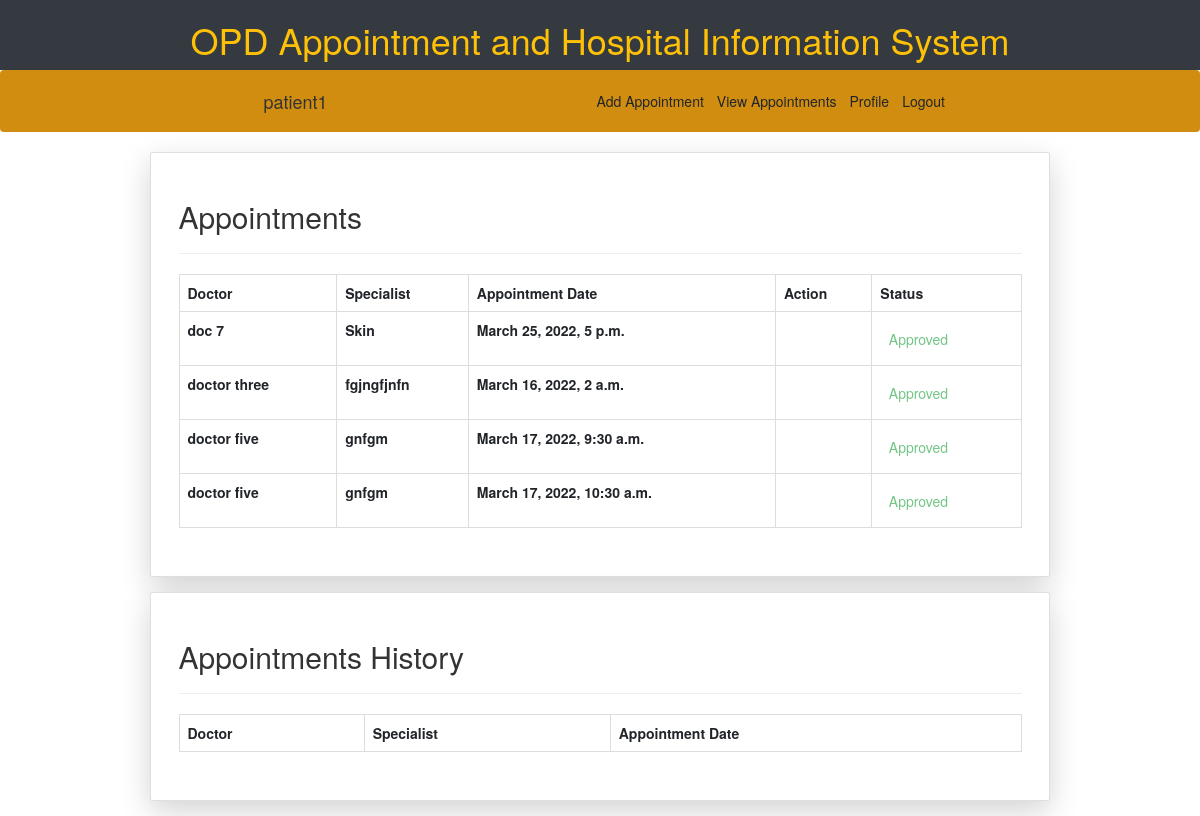
The app's page /patient_appointments/ (signed in) with its own data.
### hospital/models.py (models this page shows)
class Appointment(models.Model):
    patient = models.ForeignKey(Patient, on_delete=models.CASCADE)
    doctor = models.ForeignKey(Doctor, on_delete=models.CASCADE)
    appointment_Date = MinuteDateTimeField(unique=True)
    approve = models.BooleanField(null=True)
    complete = models.BooleanField(null=True)
    created = models.DateTimeField(auto_now_add=True)

class Doctor(models.Model):
    user = models.OneToOneField(User, on_delete=models.CASCADE)
    phone = models.CharField(max_length=10, validators=[MinLengthValidator(10)])
    specialization = models.CharField(max_length=50)
    qualification = models.CharField(max_length=50)
    address = models.CharField(max_length=50)
    availability = models.BooleanField(null=True)
    def __str__(self):
        return f"{self.user.first_name} {self.user.last_name}"

### patient/views.py (the view)
# urls.py: path("patient_appointments/", views.patientAppointment, name="pAppointment"),
def patientAppointment(request):
    pr = request.user.id
    apt = Appointment.objects.filter(patient__user_id=pr).order_by('-id')
    return render(request, "patient/patientAppointments.html", {'appointments': apt})

### patient/templates/patient/patientAppointments.html (shortened to what this page needs)
{% extends 'base.html' %}
{% block content %}
<nav class="navbar sticky-top" style="background-color:#d18d10">
  <span class="navbar-brand">{{ request.user.username }}</span>
    <div class="navbar-nav navbar-expand-lg justify-content-end nav">
        <a class="nav-item nav-link btn btn-md px-1" href="{% url 'appointment' %}" role="button">Add Appointment</a>
        <a class="nav-item nav-link btn btn-md px-1" href="{% url 'pAppointment' %}" role="button">View Appointments</a>
        <a class="nav-item nav-link btn btn-md px-1" href="{% url 'pProfile' request.user.id %}" role="button">Profile</a>
        <a class="nav-item nav-link btn btn-md px-1" href="{% url 'logout' %}" role="button">Logout</a>
    </div>
</nav>
<div class="card mx-auto shadow-lg p-4 mb-4 bg-white w-75">
  <div class="card-body">
      <h2>Appointments</h2>
      <hr><p class="card-text">
      <table class="table-bordered table">
        <tr>
            <th>Doctor</th>
            <th>Specialist</th>
            <th>Appointment Date</th>
            <th>Action</th>
            <th>Status</th>
        </tr>
        {% for appointment in appointments %}
        <tr>
            <th>{{ appointment.doctor }}</th>
            <th>{{ appointment.doctor.specialization }}</th>
            <th>{{ appointment.appointment_Date }}</th>
            {% if appointment.approve == 1 %}
            <th></th>
                <th><input type="submit" class="btn btn-outline-success disabled p-2 m-1" value="Approved"></th>
            {% endif %}
        </tr>
        {% endfor %}
        </table>
    </p>
  </div>
</div>
<div class="card mx-auto shadow-lg p-4 mb-4 bg-white w-75">
  <div class="card-body">
      <h2>Appointments History</h2>
      <hr><p class="card-text">
      <table class="table-bordered table">
        <tr>
            <th>Doctor</th>
            <th>Specialist</th>
            <th>Appointment Date</th>
        </tr>
        </table>
    </p>
  </div>
</div>
{% endblock %}

### hospital/static/notice/style.css (style rules this page uses)
* { margin:0px; padding:0px; }
body { font-family: sans-serif; height:100%; }
.nav a { display: block; margin-left: 3px; margin-right: 3px; }

### records on screen
Appointment: doctor "doc 7", doctor.specialization "Skin", appointment_Date "March 25, 2022, 5 p.m."
Appointment: doctor "doctor three", doctor.specialization "fgjngfjnfn", appointment_Date "March 16, 2022, 2 a.m."
Appointment: doctor "doctor five", doctor.specialization "gnfgm", appointment_Date "March 17, 2022, 9:30 a.m."
Appointment: doctor "doctor five", doctor.specialization "gnfgm", appointment_Date "March 17, 2022, 10:30 a.m."

### other values on screen
{{ request.user.username }} "patient1"
